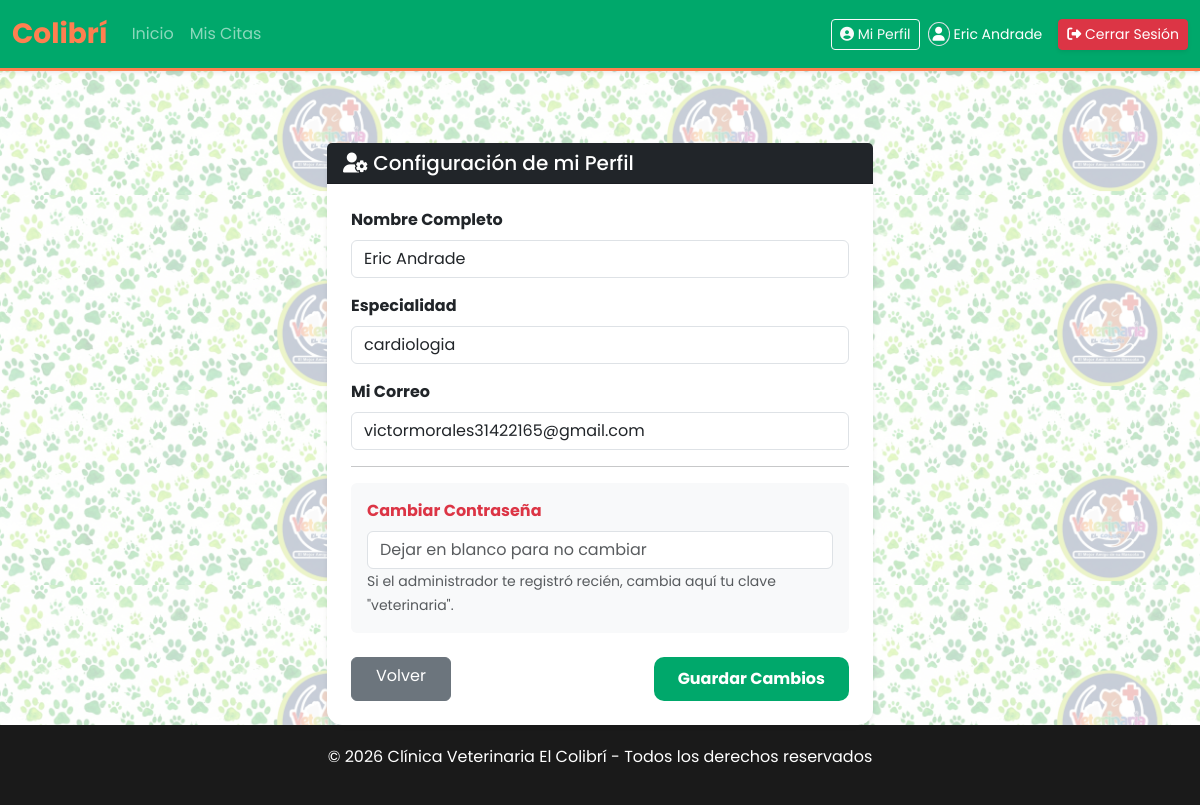
The page /pages/perfil_vet.php (signed in) on the database its author committed.
### tables this page shows
CREATE TABLE `usuario` (
  `id_veterinario` int(11) NOT NULL,
  `nombre` varchar(100) NOT NULL,
  `rol` enum('admin','veterinario') DEFAULT 'veterinario',
  `especialidad` varchar(100) DEFAULT NULL,
  `correo` varchar(100) DEFAULT NULL,
  `telefono` varchar(20) DEFAULT NULL,
  `usuario` varchar(50) DEFAULT NULL,
  `password` varchar(255) DEFAULT NULL
);

### pages/perfil_vet.php (the view, shortened to what this page needs)
<?php
require_once '../config/db.php';
$id_vet = $_SESSION['user']['id_veterinario'];
$res = mysqli_query($con, "SELECT * FROM usuario WHERE id_veterinario = $id_vet");
$datos = mysqli_fetch_assoc($res);
require_once '../includes/header.php';
?>
<div class="container mt-5">
    <div class="row justify-content-center">
        <div class="col-md-6">
            <div class="card shadow-sm border-0">
                <div class="card-header bg-dark text-white">
                    <h5 class="mb-0"><i class="fas fa-user-cog"></i> Configuración de mi Perfil</h5>
                </div>
                <div class="card-body p-4">
                    <form method="POST">
                        <div class="mb-3">
                            <label class="form-label fw-bold">Nombre Completo</label>
                            <input type="text" name="nombre" class="form-control" value="<?= htmlspecialchars($datos['nombre']) ?>" required>
                        </div>
                        <div class="mb-3">
                            <label class="form-label fw-bold">Especialidad</label>
                            <input type="text" name="especialidad" class="form-control" value="<?= htmlspecialchars($datos['especialidad']) ?>" required>
                        </div>
                        <div class="mb-3">
                            <label class="form-label fw-bold">Mi Correo</label>
                            <input type="email" name="correo" class="form-control" value="<?= htmlspecialchars($datos['correo']) ?>" required>
                        </div>
                        <hr>
                        <div class="mb-3 bg-light p-3 rounded">
                            <label class="form-label fw-bold text-danger">Cambiar Contraseña</label>
                            <input type="password" name="password" class="form-control" placeholder="Dejar en blanco para no cambiar">
                            <small class="text-muted">Si el administrador te registró recién, cambia aquí tu clave "veterinaria".</small>
                        </div>
                        <div class="d-flex justify-content-between mt-4">
                            <a href="mis_citas.php" class="btn btn-secondary px-4">Volver</a>
                            <button type="submit" class="btn btn-success px-4 fw-bold">Guardar Cambios</button>
                        </div>
                    </form>
                </div>
            </div>
        </div>
    </div>
</div>
<?php require_once '../includes/footer.php'; ?>

### assets/css/style.css (style rules this page uses)
:root { --primary: #00A86B; --primary-dark: #008f5d; --accent: #FF7F50; --glass: rgba(255, 255, 255, 0.85); }
body { font-family: 'Poppins', sans-serif; background: url('../img/background.jpg') repeat !important; background-size: 390px !important; background-attachment: fixed !important; min-height: 100vh; display: flex; flex-direction: column; }
body::before { content: ""; position: fixed; top: 0; left: 0; width: 100%; height: 100%; background: rgba(255, 255, 255, 0.75); z-index: -1; }
.container { flex: 1; }
.card { border: none !important; border-radius: 15px !important; box-shadow: 0 5px 15px rgba(0,0,0,0.05); transition: all 0.3s ease-in-out; }
.card i, .card img { transition: transform 0.4s ease; }
.btn-success { background-color: var(--primary) !important; border: none; border-radius: 10px; padding: 10px 20px; font-weight: 600; transition: 0.3s; }

### rows shown on the page
usuario: nombre "Eric Andrade", especialidad "cardiologia", correo "victormorales31422165@gmail.com"

### other values the page prints
$_SESSION['user']['nombre'] "Eric Andrade"
